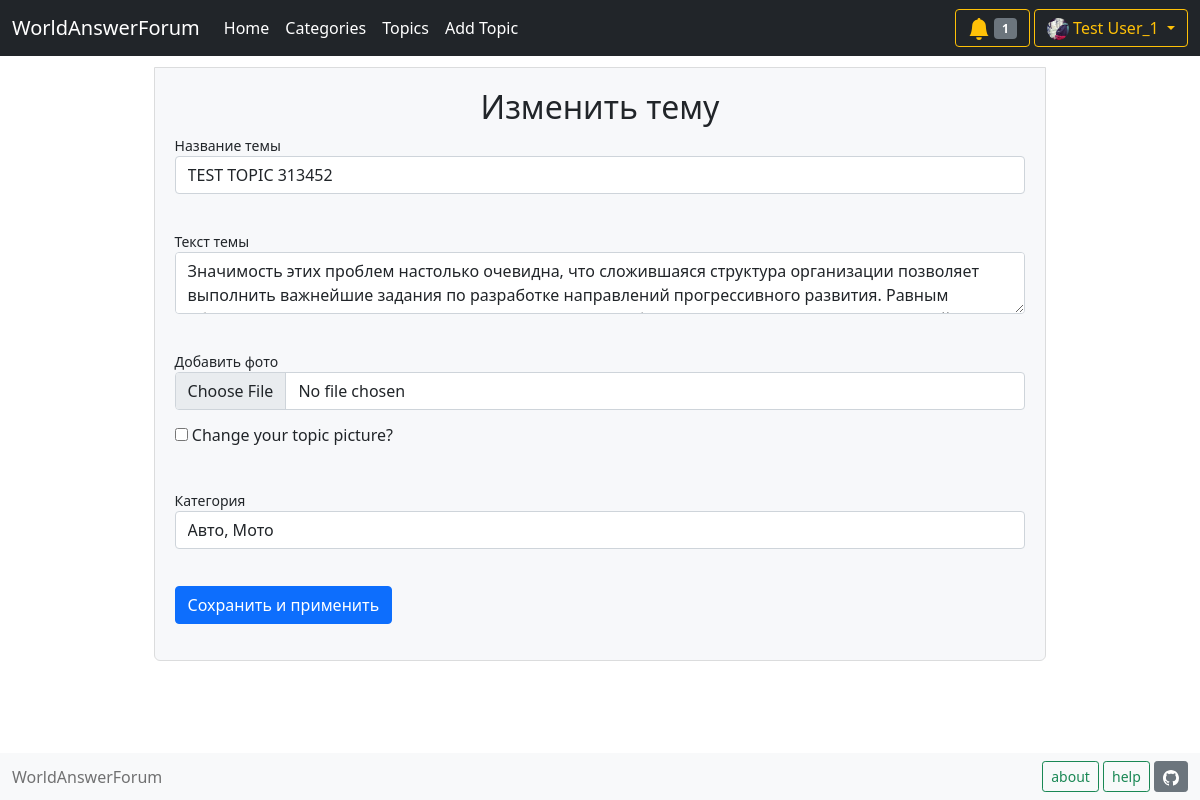
The page /topic_edit/2 (signed in) on the database as committed earlier.
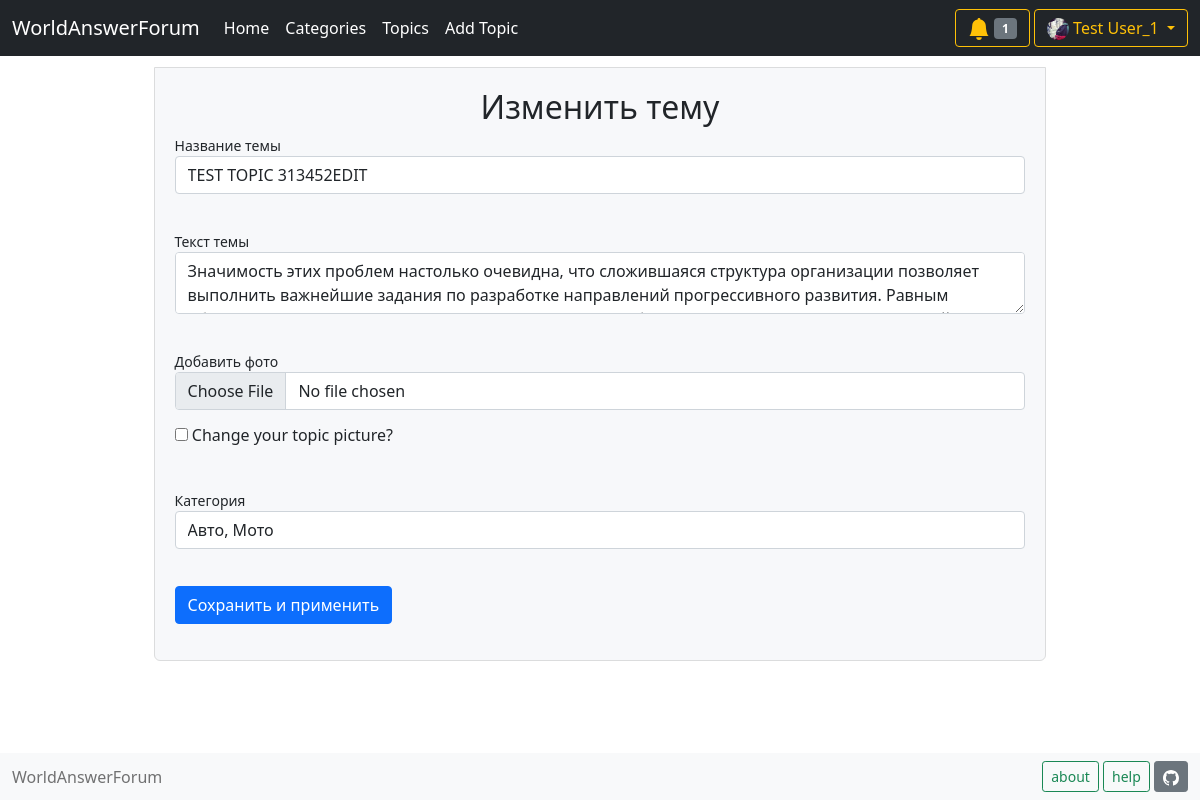
The same page on the database as committed later.
### data/topic.py (models this page shows, shortened)
class Topic(SqlAlchemyBase, SerializerMixin):
    __tablename__ = 'topics'
    id = sqlalchemy.Column(
        sqlalchemy.Integer, autoincrement=True,
        primary_key=True, nullable=False)
    title = sqlalchemy.Column(sqlalchemy.String, nullable=False)
    text = sqlalchemy.Column(sqlalchemy.String)
    img = sqlalchemy.Column(sqlalchemy.String)
    date = sqlalchemy.Column(sqlalchemy.DateTime, default=datetime.datetime.now)
    category_id = sqlalchemy.Column(
        sqlalchemy.Integer, sqlalchemy.ForeignKey('category.id'), nullable=False)
    author_id = sqlalchemy.Column(
        sqlalchemy.Integer, sqlalchemy.ForeignKey('users.id'), nullable=False)
    user = orm.relation('User')
    category = orm.relation('Category')

### main.py (the view, shortened to what this page needs)
@app.route('/topic_edit/<int:topic_id>', methods=['GET', 'POST'])
@login_required
def edit_topics(topic_id):
    form = TopicForm()
    db_sess = db_session.create_session()
    topic = db_sess.query(Topic).filter(
        Topic.id == topic_id).first()
    if topic.author_id == current_user.id:
        if request.method == "GET":
            if topic:
                form.title.data = topic.title
                form.text.data = topic.text
                form.category.data = topic.category_id
            else:
                abort(404)
        return render_template('topic_edit.html', form=form)
    return redirect('/')

### forms/topicform.py
class TopicForm(FlaskForm):
    title = StringField('Название темы', validators=[DataRequired()])
    text = TextAreaField('Текст темы')
    img = FileField('Добавить фото', validators=[FileAllowed(['jpg', 'png'])])
    edit_img = BooleanField('Change your topic picture?', default=False)
    with open("static/categories.csv", mode='rt', encoding='utf-8') as csv_file:
        csv_file = [elem[0] for elem in reader(csv_file, delimiter=';')]
    category = SelectField(u'Категория', choices=[
        (str(num + 1), category_name) for num, category_name in enumerate(csv_file)])
    submit = SubmitField('Сохранить и применить')

### data/db_session.py (called while the page is built)
def create_session() -> Session:
    global __factory
    return __factory()

### main.py (called while the page is built)
@login_manager.user_loader
def load_user(user_id):
    db_sess = db_session.create_session()
    return db_sess.query(User).get(user_id)

def get_notifies_num():
    db_sess = db_session.create_session()
    notifies = db_sess.query(Notify).filter(
        Notify.user_id == current_user.id)
    return len(list(notifies))

### templates/topic_edit.html (shortened to what this page needs)
{% extends "base.html" %}
{% block content %}
<div style="margin: 10%;margin-top: 1%;padding: 20px;font-size: 14px;background-color: #F7F8FA;border: 1px solid #DBDCDD;border-radius: 0 0 6px 6px;">
    <h2 style="text-align: center;">Изменить тему</h2>
    <form action="" method="POST" enctype="multipart/form-data">
        <p>
            {{ form.title.label }}<br>
            {{ form.title(class="form-control", placeholder="Введите название темы") }}<br>
        </p>
        <p>
            {{ form.text.label }}<br>
            {{ form.text(class="form-control", placeholder="Введите текст темы") }}<br>
        </p>
        <p>
            {{ form.img.label }}<br>
            {{ form.img(class="form-control") }}
            <h6>{{ form.edit_img() }} {{ form.edit_img.label }}</h6><br>
        </p>
        <p>
            {{ form.category.label }}<br>
            {{ form.category(class="form-control") }}<br>
        </p>
        <p>{{ form.submit(type="submit", class="btn btn-primary", text="Сохранить изменения") }}</p>
    </form>
{% endblock %}

Rows that differ between the two databases and show on the page:
changed Topic "Авто, Мото": title "TEST TOPIC 313452" → "TEST TOPIC 313452EDIT"
